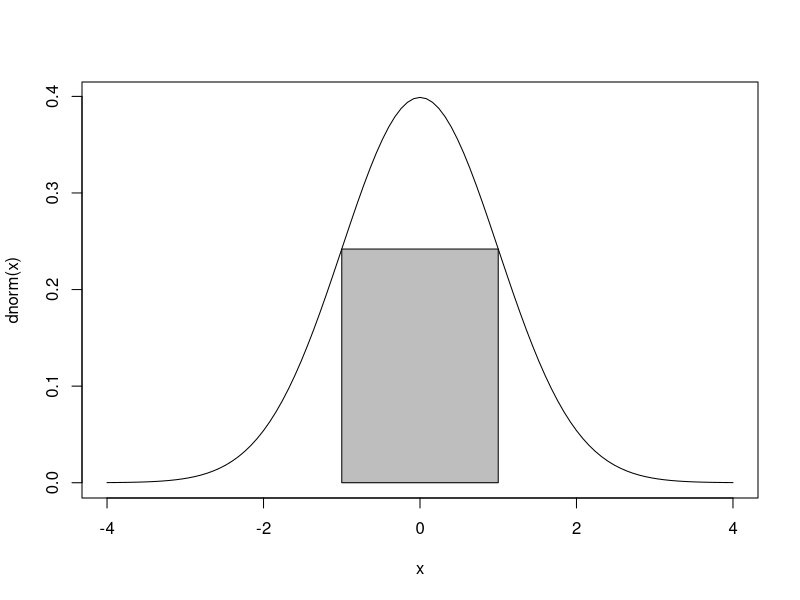
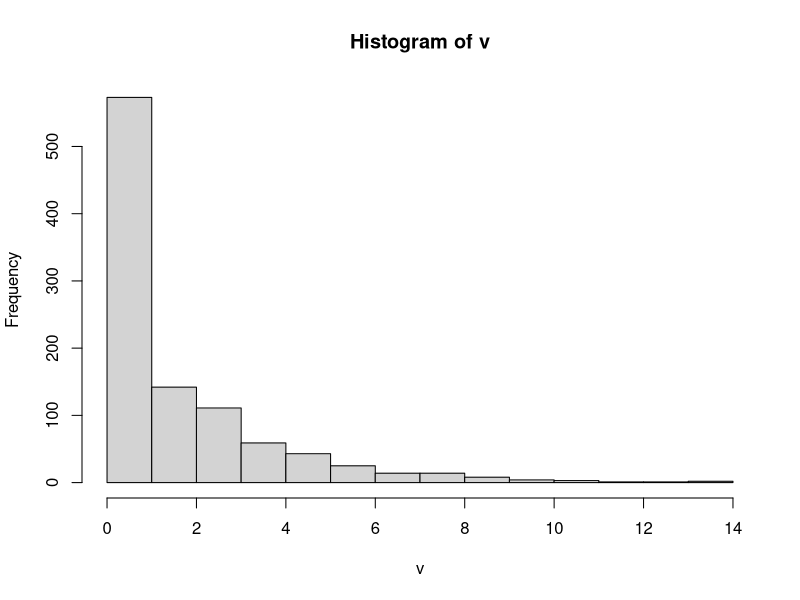

Here is the R script that generated these plots, in order:
# problem-01 --------------------------------------------

A = matrix(c(9, 7, 13, 0, 2, 1, 6, 8, 3), 3, 3, T)

sub = function(x){

row = c()
for(i in 1:nrow(x)){
if(i %% 2 == 1) {row[i] = i}
}

row = na.omit(row)

col = c()
for(i in 1:ncol(x)){
if(i %% 2 == 1) {col[i] = i}
}

col = na.omit(col)

return(x[row, col])

}

sub(A)

#----------------- Problem-02 -----------------------
curve(dnorm(x), -4, 4)
rect(-1, 0, 1, dnorm(1), col = "grey")

# Problem-03 ----------------------------------------

x = 1:10; y = 11:20

MP = function(x, y){

MAD = function(a){
mean(abs(a - median(a)))
}

X = (x - median(x))/MAD(x)
Y = (y - median(y))/MAD(y)

return(median(X * Y))

}

MP(x, y)


#################### 2019 #########################
#-------------------- problem-01 ------------------
A = matrix(1:9, 3, 3, T)

range = function(x){
  range = c()
  for(i in 1:nrow(x)){
  range[i] = (max(x[i, ]) - min(x[i, ]))
  }
  return(range)
}
range(A)


#------------------- Simulation -------------------
v = c()
for(x in 1:1000){
  u = c()
  u = runif(1, 0, 1)
  i = 1
  while(u >= exp(-1)){
    
    u = cumprod(u)
    
    u = runif(1, 0, 1)
    i = i + 1
  }
  y = i - 1
  
  v[x] = y
  
}

v
hist(v)


#---------------- problem-03 ----------------------
A = matrix(1:9, 3, 3, T)

sums = function(x){
  rowSums(x^3)
}
sums(A)


#  incourse -------------
x = rpois(10, 7.6)
x
A.sort = function(x){
  sort(x)
}
A.sort(x)

own.med = function(x){
  median(A.sort(x))
}
own.med(x)

y = rexp(100, .05)
y
own.med(y)


#---------------------Final 2022-------------------------

#  problem-06

x = rbinom(35, 100, 0.05)

A = matrix(x, 7, 5, T)
A

fx = function(x){
  
  count = c()
  
  for(i in 1:ncol(x)){
    count[i] = sum(x[, i] > 5)
  }
  return(count)
}

fx(A)

chickwts

med = function(x){
  
  n = length(x)
  y = sort(x)
  
  median = if(n %% 2 == 0) {(y[n/2]+y[n/2 + 1])/2} else{y[(n+1)/2]}
  
  return(median = median)
}
med(chickwts$weight)
median(chickwts$weight)

